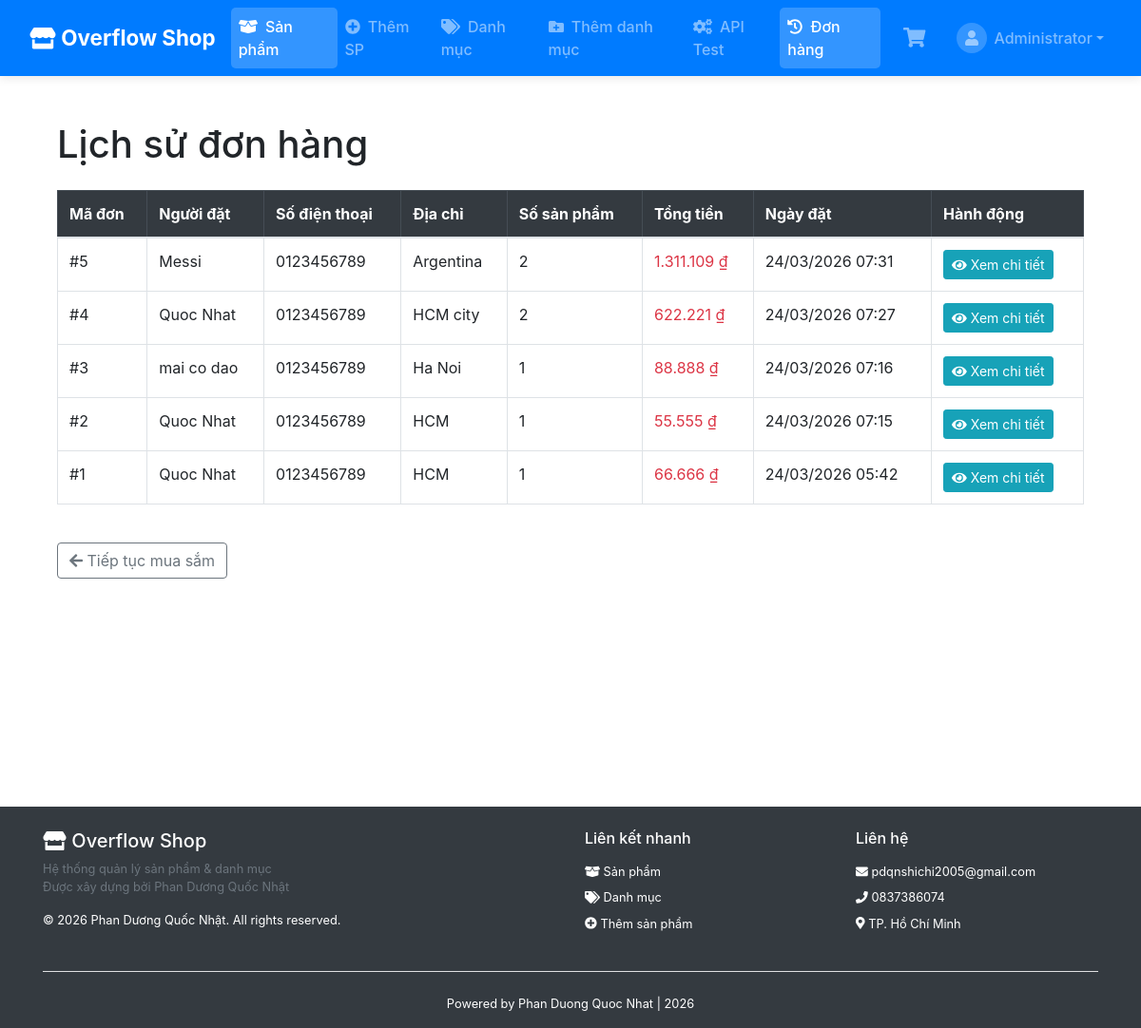
The app's page /Product/orderHistory (signed in) with its own data.
### tables this page shows
CREATE TABLE `orders` (
  `id` int NOT NULL AUTO_INCREMENT,
  `name` varchar(255) NOT NULL,
  `phone` varchar(20) NOT NULL,
  `address` text NOT NULL,
  `created_at` timestamp NULL DEFAULT CURRENT_TIMESTAMP,
  `user_id` int DEFAULT NULL,
  PRIMARY KEY (`id`)
);

### app/controllers/ProductController.php (called while the page is built, shortened)
<?php
require_once('app/config/database.php');
require_once 'app/models/OrderModel.php';
class ProductController
{
    private $db;
    public function __construct()
    {
        $this->db = (new Database())->getConnection();
    }
    public function orderHistory()
    {
        $orderModel = new OrderModel($this->db);
        if (SessionHelper::isAdmin()) {
            $orders = $orderModel->getAllOrders();
        } else {
            $orders = $orderModel->getAllOrders($_SESSION['user_id'] ?? null);
        }
        include 'app/views/product/orderHistory.php';
    }
}

### index.php (called while the page is built, shortened)
<?php
require_once 'app/config/database.php';
$url = $_GET['url'] ?? '';
$url = rtrim($url, '/');
$url = filter_var($url, FILTER_SANITIZE_URL);
$url = explode('/', $url);
$action = isset($url[1]) && $url[1] !== '' ? $url[1] : 'index';
$controller = new $controllerName();
call_user_func_array([$controller, $action], array_slice($url, 2));

### app/config/database.php (called while the page is built, shortened)
<?php
class Database
{
    private $host = "localhost";
    private $db_name = "quocnhat_store";
    private $username = "root";
    private $password = "";
    public function getConnection()
    {
        $this->conn = null;
        try {
            $this->conn = new PDO("mysql:host=" . $this->host . ";dbname=" . $this->db_name, $this->username, $this->password);
            $this->conn->exec("set names utf8");
        } catch (PDOException $exception) {
            echo "Connection error: " . $exception->getMessage();
        }
        return $this->conn;
    }
}

### app/models/OrderModel.php (called while the page is built, shortened)
<?php
class OrderModel
{
    private $conn;
    private $table_orders = "orders";
    private $table_details = "order_details";
    public function __construct($db)
    {
        $this->conn = $db;
    }
    public function getAllOrders($user_id = null)
    {
        $query = "SELECT o.id, o.name, o.phone, o.address, o.created_at,
                         COUNT(od.id) as item_count, SUM(od.price * od.quantity) as total_amount
                  FROM " . $this->table_orders . " o
                  LEFT JOIN " . $this->table_details . " od ON o.id = od.order_id";
        $query .= " GROUP BY o.id ORDER BY o.created_at DESC";
        $stmt = $this->conn->prepare($query);
        $stmt->execute();
        return $stmt->fetchAll(PDO::FETCH_OBJ);
    }
}

### app/views/product/orderHistory.php (the view, shortened to what this page needs)
<?php include 'app/views/shares/header.php'; ?>
<div class="container mt-5 mb-5">
    <h1 class="mb-4">Lịch sử đơn hàng</h1>
    <?php if (!empty($orders)): ?>
        <div class="table-responsive">
            <table class="table table-hover table-bordered">
                <thead class="table-dark">
                    <tr>
                        <th>Mã đơn</th>
                        <th>Người đặt</th>
                        <th>Số điện thoại</th>
                        <th>Địa chỉ</th>
                        <th>Số sản phẩm</th>
                        <th>Tổng tiền</th>
                        <th>Ngày đặt</th>
                        <th>Hành động</th>
                    </tr>
                </thead>
                <tbody>
                    <?php foreach ($orders as $order): ?>
                        <tr>
                            <td>#<?= $order->id ?></td>
                            <td><?= htmlspecialchars($order->name) ?></td>
                            <td><?= htmlspecialchars($order->phone) ?></td>
                            <td><?= htmlspecialchars($order->address) ?></td>
                            <td><?= $order->item_count ?></td>
                            <td class="fw-bold text-danger">
                                <?= number_format($order->total_amount, 0, ',', '.') ?> ₫
                            </td>
                            <td><?= date('d/m/Y H:i', strtotime($order->created_at)) ?></td>
                            <td>
                                <a href="/PhanDuongQuocNhat/Product/orderDetail/<?= $order->id ?>"
                                   class="btn btn-info btn-sm">
                                    <i class="fas fa-eye"></i> Xem chi tiết
                                </a>
                            </td>
                        </tr>
                    <?php endforeach; ?>
                </tbody>
            </table>
        </div>
    <?php endif; ?>
    <div class="mt-4">
        <a href="/PhanDuongQuocNhat/Product/" class="btn btn-outline-secondary">
            <i class="fas fa-arrow-left me-2"></i> Tiếp tục mua sắm
        </a>
    </div>
</div>
<?php include 'app/views/shares/footer.php'; ?>

### records on screen
orders: id "5", name "Messi", phone "0123456789", address "Argentina", item_count "2", total_amount "1.311.109", created_at "24/03/2026 07:31"
orders: id "4", name "Quoc Nhat", phone "0123456789", address "HCM city", item_count "2", total_amount "622.221", created_at "24/03/2026 07:27"
orders: id "3", name "mai co dao", phone "0123456789", address "Ha Noi", item_count "1", total_amount "88.888", created_at "24/03/2026 07:16"
orders: id "2", name "Quoc Nhat", phone "0123456789", address "HCM", item_count "1", total_amount "55.555", created_at "24/03/2026 07:15"
orders: id "1", name "Quoc Nhat", phone "0123456789", address "HCM", item_count "1", total_amount "66.666", created_at "24/03/2026 05:42"

### other values on screen
$_SESSION['fullname'] "Administrator"
